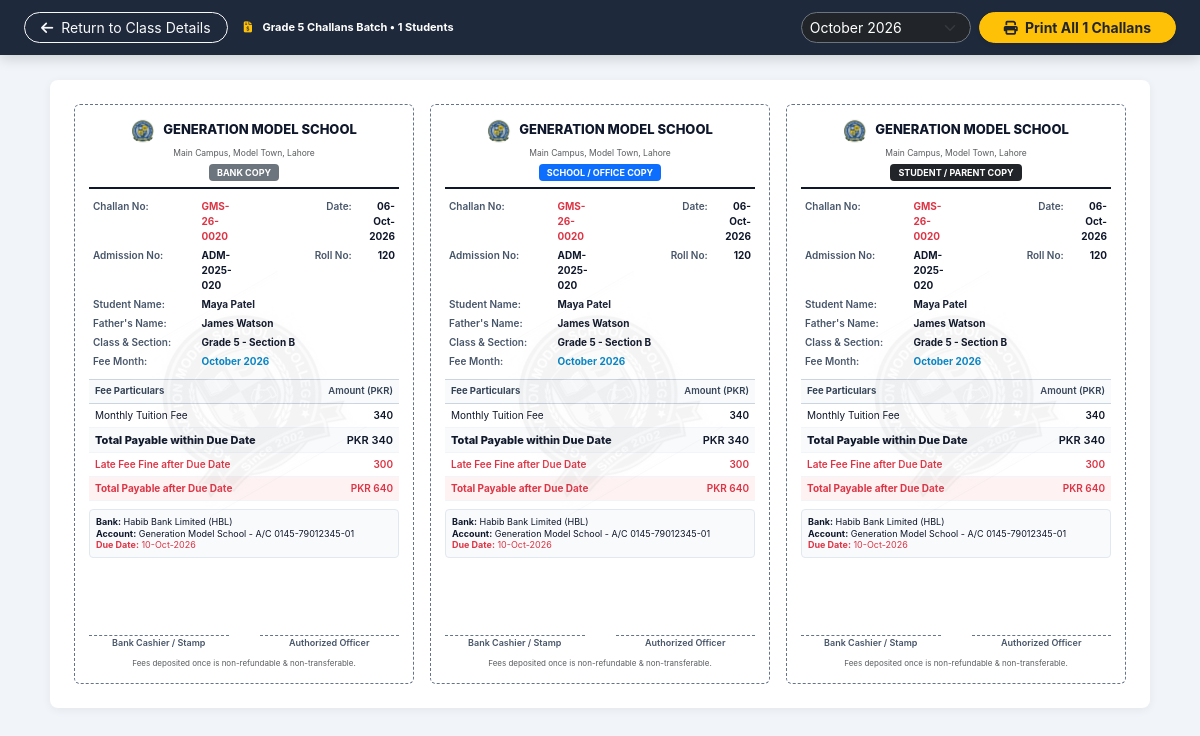
/fees/batch-challan.php?student_id=20 (signed in), run on the app's committed database.
### tables this page shows
CREATE TABLE classes (
    id INT AUTO_INCREMENT PRIMARY KEY,
    class_name VARCHAR(100) NOT NULL,
    numeric_level INT NOT NULL,
    created_at TIMESTAMP DEFAULT CURRENT_TIMESTAMP,
    INDEX idx_class_level (numeric_level)
);

CREATE TABLE students (
    id INT AUTO_INCREMENT PRIMARY KEY,
    user_id INT NULL,
    parent_id INT NULL,
    admission_no VARCHAR(50) NOT NULL UNIQUE,
    roll_no VARCHAR(50) NULL,
    first_name VARCHAR(100) NOT NULL,
    last_name VARCHAR(100) NOT NULL,
    gender ENUM('Male', 'Female', 'Other') NOT NULL,
    dob DATE NOT NULL,
    cnic_bform VARCHAR(50) NULL,
    phone VARCHAR(50) NULL,
    email VARCHAR(150) NULL,
    address TEXT NULL,
    city VARCHAR(100) NULL,
    province VARCHAR(100) NULL,
    admission_date DATE NOT NULL,
    session_id INT NOT NULL,
    class_id INT NOT NULL,
    section_id INT NOT NULL,
    previous_school VARCHAR(255) NULL,
    blood_group VARCHAR(10) NULL,
    photo VARCHAR(255) DEFAULT 'default-student.png',
    status ENUM('active', 'inactive', 'promoted', 'graduated', 'transferred') DEFAULT 'active',
    created_at TIMESTAMP DEFAULT CURRENT_TIMESTAMP,
    updated_at TIMESTAMP DEFAULT CURRENT_TIMESTAMP ON UPDATE CURRENT_TIMESTAMP,
    FOREIGN KEY (user_id) REFERENCES users(id) ON DELETE SET NULL,
    FOREIGN KEY (parent_id) REFERENCES parents(id) ON DELETE SET NULL,
    FOREIGN KEY (session_id) REFERENCES academic_sessions(id),
    FOREIGN KEY (class_id) REFERENCES classes(id),
    FOREIGN KEY (section_id) REFERENCES sections(id),
    INDEX idx_student_class_sec (class_id, section_id),
    INDEX idx_student_status (status)
);

CREATE TABLE parents (
    id INT AUTO_INCREMENT PRIMARY KEY,
    user_id INT NULL,
    father_name VARCHAR(150) NOT NULL,
    mother_name VARCHAR(150) NULL,
    guardian_name VARCHAR(150) NULL,
    cnic VARCHAR(50) NULL,
    phone VARCHAR(50) NOT NULL,
    alternate_phone VARCHAR(50) NULL,
    email VARCHAR(150) NULL,
    occupation VARCHAR(100) NULL,
    address TEXT NULL,
    city VARCHAR(100) NULL,
    created_at TIMESTAMP DEFAULT CURRENT_TIMESTAMP,
    FOREIGN KEY (user_id) REFERENCES users(id) ON DELETE SET NULL
);

CREATE TABLE sections (
    id INT AUTO_INCREMENT PRIMARY KEY,
    class_id INT NOT NULL,
    section_name VARCHAR(50) NOT NULL,
    class_teacher_id INT NULL,
    room_no VARCHAR(50) NULL,
    capacity INT DEFAULT 40,
    created_at TIMESTAMP DEFAULT CURRENT_TIMESTAMP,
    FOREIGN KEY (class_id) REFERENCES classes(id) ON DELETE CASCADE
);

CREATE TABLE fee_structures (
    id INT AUTO_INCREMENT PRIMARY KEY,
    session_id INT NOT NULL,
    class_id INT NOT NULL,
    fee_type_id INT NOT NULL,
    amount DECIMAL(10, 2) NOT NULL,
    due_date DATE NULL,
    created_at TIMESTAMP DEFAULT CURRENT_TIMESTAMP,
    FOREIGN KEY (session_id) REFERENCES academic_sessions(id) ON DELETE CASCADE,
    FOREIGN KEY (class_id) REFERENCES classes(id) ON DELETE CASCADE,
    FOREIGN KEY (fee_type_id) REFERENCES fee_types(id) ON DELETE CASCADE
);

CREATE TABLE fee_types (
    id INT AUTO_INCREMENT PRIMARY KEY,
    name VARCHAR(100) NOT NULL,
    code VARCHAR(50) NOT NULL UNIQUE,
    description TEXT NULL,
    is_recurring TINYINT(1) DEFAULT 1,
    created_at TIMESTAMP DEFAULT CURRENT_TIMESTAMP
);

### config/config.php (called while the page is built, shortened)
<?php
require_once __DIR__ . '/database.php';
$settings = [];
try {
    $stmt = $pdo->query("SELECT key_name, key_value FROM school_settings");
    while ($row = $stmt->fetch()) {
        $settings[$row['key_name']] = $row['key_value'];
    }
} catch (Exception $e) {
    error_log("Could not load settings: " . $e->getMessage());
}
function getSetting($key, $default = '') {
    global $settings;
    return $settings[$key] ?? $default;
}

### fees/batch-challan.php (the view, shortened to what this page needs)
<?php
require_once __DIR__ . '/../config/config.php';
require_once __DIR__ . '/../includes/functions.php';
$classId = isset($_GET['class_id']) ? (int)$_GET['class_id'] : null;
$studentId = isset($_GET['student_id']) ? (int)$_GET['student_id'] : null;
$monthYear = $_GET['month'] ?? date('F Y');
$students = [];
$classInfo = null;
if ($studentId) {
    $stmt = $pdo->prepare("
        SELECT s.*, c.class_name, c.numeric_level, sec.section_name, p.father_name, p.phone as father_phone, p.cnic as father_cnic
        FROM students s
        LEFT JOIN classes c ON s.class_id = c.id
        LEFT JOIN sections sec ON s.section_id = sec.id
        LEFT JOIN parents p ON s.parent_id = p.id
        WHERE s.id = ?
    ");
    $stmt->execute([$studentId]);
    $st = $stmt->fetch();
    if ($st) {
        $students[] = $st;
        $classId = (int)$st['class_id'];
    }
}
if ($classId) {
    $cStmt = $pdo->prepare("SELECT * FROM classes WHERE id = ?");
    $cStmt->execute([$classId]);
    $classInfo = $cStmt->fetch();
}
$feeItems = [];
if ($classId) {
    $fsStmt = $pdo->prepare("
        SELECT fs.*, ft.name as fee_name
        FROM fee_structures fs
        JOIN fee_types ft ON fs.fee_type_id = ft.id
        WHERE fs.class_id = ?
    ");
    $fsStmt->execute([$classId]);
    $feeItems = $fsStmt->fetchAll();
}
$schoolName = getSetting('school_name', 'Generation Model School');
$schoolAddress = getSetting('school_address', 'Main Campus, Model Town, Lahore');
$bankName = getSetting('bank_name', 'Habib Bank Limited (HBL)');
$bankAccount = getSetting('bank_account', 'Generation Model School - A/C 0145-79012345-01');
$dueDate = date('10-M-Y', strtotime('+10 days'));
$issueDate = date('d-M-Y');
$lateFeeFine = 300;
?>
<!DOCTYPE html>
<html lang="en">
<head>
    <link href="https://cdn.jsdelivr.net/npm/bootstrap@5.3.3/dist/css/bootstrap.min.css" rel="stylesheet">
    <link rel="stylesheet" href="https://cdnjs.cloudflare.com/ajax/libs/font-awesome/6.5.1/css/all.min.css">
</head>
<body>
<div class="no-print-toolbar">
    <div class="d-flex align-items-center gap-3">
        <a href="<?= BASE_PATH ?>/academics/class-details.php?id=<?= $classId ?>" class="btn btn-outline-light btn-sm rounded-pill px-3">
            <i class="fas fa-arrow-left me-1"></i> Return to Class Details
        </a>
        <span class="fw-bold">
            <i class="fas fa-file-invoice-dollar text-warning me-2"></i>
            <?= htmlspecialchars($classInfo['class_name'] ?? 'Class') ?> Challans Batch &bull; <?= count($students) ?> Students
        </span>
    </div>
    <div class="d-flex align-items-center gap-2">
        <form method="GET" class="d-flex align-items-center gap-1 m-0">
            <select name="month" class="form-select form-select-sm rounded-pill bg-dark text-white border-secondary" style="width: 170px;" onchange="this.form.submit()">
                <?php
                $allMonthsList = [
                    'January', 'February', 'March', 'April', 'May', 'June',
                    'July', 'August', 'September', 'October', 'November', 'December'
                ];
                $curYear = date('Y');
                foreach ($allMonthsList as $mName):
                    $val = $mName . ' ' . $curYear;
                    $isSelected = ($monthYear === $val || (isset($_GET['month']) && $_GET['month'] === $val));
                ?>
                    <option value="<?= $val ?>" <?= $isSelected ? 'selected' : '' ?>>
                        <?= $val ?>
                    </option>
                <?php endforeach; ?>
            </select>
        </form>
        <button onclick="window.print()" class="btn btn-warning btn-sm rounded-pill px-4 fw-bold text-dark shadow-sm">
            <i class="fas fa-print me-1"></i> Print All <?= count($students) ?> Challans
        </button>
    </div>
</div>
<?php if (empty($students)): ?>
    <div class="challan-page text-center py-5">
        <i class="fas fa-info-circle fa-3x text-muted mb-3"></i>
        <h4>No active students found in this class</h4>
        <p class="text-muted">Please ensure students are admitted into this class or check your filter criteria.</p>
        <a href="<?= BASE_PATH ?>/academics/class-details.php?id=<?= $classId ?>" class="btn btn-primary rounded-pill px-4">Go to Class Details</a>
    </div>
<?php else: ?>
    <?php foreach ($students as $st):
        $challanNo = "GMS-" . date('y') . "-" . str_pad($st['id'], 4, '0', STR_PAD_LEFT);
        $subtotal = 0;
        foreach ($feeItems as $item) {
            $subtotal += (float)$item['amount'];
        }
        $totalAfterDue = $subtotal + $lateFeeFine;
        $copies = [
            ['title' => 'Bank Copy', 'badge_class' => 'bg-secondary'],
            ['title' => 'School / Office Copy', 'badge_class' => 'bg-primary'],
            ['title' => 'Student / Parent Copy', 'badge_class' => 'bg-dark'],
        ];
    ?>
        <div class="challan-page">
            <div class="challan-grid">
                <?php foreach ($copies as $copy): ?>
                    <div class="challan-slip">
                        <div class="challan-watermark">
                        </div>
                        <div>
                            <div class="slip-header">
                                <div class="d-flex align-items-center justify-content-center gap-2 mb-1">
                                    <img src="<?= BASE_PATH ?>/assets/img/generation_school_logo.jpg" alt="Logo" style="width: 24px; height: 24px; border-radius: 50%;" onerror="this.style.display='none'">
                                    <div class="slip-title"><?= htmlspecialchars($schoolName) ?></div>
                                </div>
                                <div class="text-muted" style="font-size: 8.5px;"><?= htmlspecialchars($schoolAddress) ?></div>
                                <span class="slip-copy-badge <?= $copy['badge_class'] ?>"><?= $copy['title'] ?></span>
                            </div>
                            <table class="info-table">
                                <tr>
                                    <td class="info-label">Challan No:</td>
                                    <td class="info-val text-danger fw-bold"><?= $challanNo ?></td>
                                    <td class="info-label text-end">Date:</td>
                                    <td class="info-val text-end"><?= $issueDate ?></td>
                                </tr>
                                <tr>
                                    <td class="info-label">Admission No:</td>
                                    <td class="info-val"><?= htmlspecialchars($st['admission_no']) ?></td>
                                    <td class="info-label text-end">Roll No:</td>
                                    <td class="info-val text-end"><?= htmlspecialchars($st['roll_no'] ?: '-') ?></td>
                                </tr>
                                <tr>
                                    <td class="info-label">Student Name:</td>
                                    <td class="info-val" colspan="3"><?= htmlspecialchars($st['first_name'] . ' ' . $st['last_name']) ?></td>
                                </tr>
                                <tr>
                                    <td class="info-label">Father's Name:</td>
                                    <td class="info-val" colspan="3"><?= htmlspecialchars($st['father_name'] ?: 'N/A') ?></td>
                                </tr>
                                <tr>
                                    <td class="info-label">Class & Section:</td>
                                    <td class="info-val" colspan="3">
                                        <?= htmlspecialchars($st['class_name'] ?? 'Class') ?> - <?= htmlspecialchars($st['section_name'] ?? 'A') ?>
                                    </td>
                                </tr>
                                <tr>
                                    <td class="info-label">Fee Month:</td>
                                    <td class="info-val" colspan="3" style="color:#0284c7;"><?= htmlspecialchars($monthYear) ?></td>
                                </tr>
                            </table>
                            <table class="fee-table">
                                <thead>
                                    <tr>
                                        <th>Fee Particulars</th>
                                        <th class="amount-col">Amount (PKR)</th>
                                    </tr>
                                </thead>
                                <tbody>
                                    <?php foreach ($feeItems as $fi): ?>
                                        <tr>
                                            <td><?= htmlspecialchars($fi['fee_name']) ?></td>
                                            <td class="amount-col"><?= number_format((float)$fi['amount']) ?></td>
                                        </tr>
                                    <?php endforeach; ?>
                                    <tr class="total-row">
                                        <td>Total Payable within Due Date</td>
                                        <td class="amount-col">PKR <?= number_format($subtotal) ?></td>
                                    </tr>
                                    <tr>
                                        <td class="text-danger fw-semibold">Late Fee Fine after Due Date</td>
                                        <td class="amount-col text-danger fw-semibold"><?= number_format($lateFeeFine) ?></td>
                                    </tr>
                                    <tr class="fw-bold" style="background:#fef2f2;">
                                        <td class="text-danger">Total Payable after Due Date</td>
                                        <td class="amount-col text-danger">PKR <?= number_format($totalAfterDue) ?></td>
                                    </tr>
                                </tbody>
                            </table>
                            <div class="bank-box">
                                <div><strong>Bank:</strong> <?= htmlspecialchars($bankName) ?></div>
                                <div><strong>Account:</strong> <?= htmlspecialchars($bankAccount) ?></div>
                                <div class="text-danger"><strong>Due Date:</strong> <?= $dueDate ?></div>
                            </div>
                        </div>
                        <div>
                            <div class="signature-box">
                                <div class="sig-line">Bank Cashier / Stamp</div>
                                <div class="sig-line">Authorized Officer</div>
                            </div>
                            <div class="text-center text-muted mt-2" style="font-size: 8px;">
                                Fees deposited once is non-refundable & non-transferable.
                            </div>
                        </div>
                    </div>
                <?php endforeach; ?>
            </div>
        </div>
    <?php endforeach; ?>
<?php endif; ?>
</body>
</html>

### data on the page
classes: class_name "Grade 5"
students: title "BANK COPY", id "GMS-26-0020", admission_no "ADM-2025-020", roll_no "120", first_name+last_name "Maya Patel", parent.father_name "James Watson", class.class_name "Grade 5", section.section_name "Section B", subtotal "340", totalAfterDue "640", title "SCHOOL / OFFICE COPY", title "STUDENT / PARENT COPY"
fee_structures: fee_type.name "Monthly Tuition Fee", amount "340"

### other printed values
count($students) "1"
form field month "October 2026"
